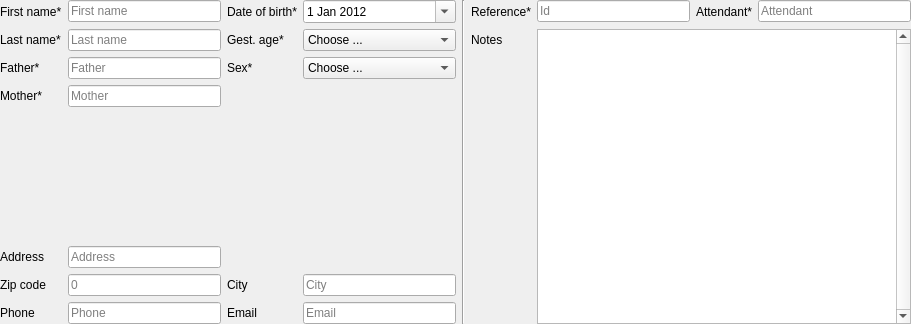
<?xml version="1.0" encoding="UTF-8"?>
<ui version="4.0">
 <class>CTWizardLayout</class>
 <widget class="QWidget" name="CTWizardLayout">
  <property name="geometry">
   <rect>
    <x>0</x>
    <y>0</y>
    <width>911</width>
    <height>324</height>
   </rect>
  </property>
  <property name="windowTitle">
   <string>Form</string>
  </property>
  <layout class="QVBoxLayout" name="verticalLayout">
   <property name="margin">
    <number>0</number>
   </property>
   <item>
    <layout class="QGridLayout" name="gridLayout">
     <item row="3" column="1">
      <widget class="QLineEdit" name="qleParent_2">
       <property name="placeholderText">
        <string>Mother</string>
       </property>
      </widget>
     </item>
     <item row="2" column="1">
      <widget class="QLineEdit" name="qleParent_1">
       <property name="placeholderText">
        <string>Father</string>
       </property>
      </widget>
     </item>
     <item row="0" column="4" rowspan="8">
      <widget class="Line" name="line">
       <property name="orientation">
        <enum>Qt::Vertical</enum>
       </property>
      </widget>
     </item>
     <item row="7" column="1">
      <widget class="QLineEdit" name="qlePhone">
       <property name="placeholderText">
        <string>Phone</string>
       </property>
      </widget>
     </item>
     <item row="1" column="5">
      <widget class="QLabel" name="qlbNotes">
       <property name="text">
        <string>Notes</string>
       </property>
      </widget>
     </item>
     <item row="5" column="1">
      <widget class="QLineEdit" name="qleAddress">
       <property name="placeholderText">
        <string>Address</string>
       </property>
      </widget>
     </item>
     <item row="5" column="0">
      <widget class="QLabel" name="qlbAddress">
       <property name="text">
        <string>Address</string>
       </property>
      </widget>
     </item>
     <item row="4" column="0">
      <spacer name="verticalSpacer">
       <property name="orientation">
        <enum>Qt::Vertical</enum>
       </property>
       <property name="sizeType">
        <enum>QSizePolicy::Fixed</enum>
       </property>
       <property name="sizeHint" stdset="0">
        <size>
         <width>20</width>
         <height>10</height>
        </size>
       </property>
      </spacer>
     </item>
     <item row="7" column="3">
      <widget class="QLineEdit" name="qleEmail">
       <property name="placeholderText">
        <string>Email</string>
       </property>
      </widget>
     </item>
     <item row="0" column="7">
      <widget class="QLabel" name="qlbAttendant">
       <property name="text">
        <string>Attendant*</string>
       </property>
      </widget>
     </item>
     <item row="1" column="0">
      <widget class="QLabel" name="qlbLastname">
       <property name="text">
        <string>Last name*</string>
       </property>
      </widget>
     </item>
     <item row="0" column="5">
      <widget class="QLabel" name="qlbReference">
       <property name="toolTip">
        <string>Please insert a unique reference number for each patient.</string>
       </property>
       <property name="text">
        <string>Reference*</string>
       </property>
      </widget>
     </item>
     <item row="3" column="0">
      <widget class="QLabel" name="qlbParent2">
       <property name="text">
        <string>Mother*</string>
       </property>
      </widget>
     </item>
     <item row="2" column="3">
      <widget class="QComboBox" name="qcbSex">
       <item>
        <property name="text">
         <string>Choose ...</string>
        </property>
       </item>
       <item>
        <property name="text">
         <string>Male</string>
        </property>
       </item>
       <item>
        <property name="text">
         <string>Female</string>
        </property>
       </item>
      </widget>
     </item>
     <item row="0" column="0">
      <widget class="QLabel" name="qlbFirstname">
       <property name="text">
        <string>First name*</string>
       </property>
      </widget>
     </item>
     <item row="0" column="2">
      <widget class="QLabel" name="qlbDateofbirth">
       <property name="text">
        <string>Date of birth*</string>
       </property>
      </widget>
     </item>
     <item row="7" column="0">
      <widget class="QLabel" name="qlbPHone">
       <property name="text">
        <string>Phone</string>
       </property>
      </widget>
     </item>
     <item row="6" column="1">
      <widget class="QLineEdit" name="qleZip_code">
       <property name="placeholderText">
        <string>0</string>
       </property>
      </widget>
     </item>
     <item row="0" column="1">
      <widget class="QLineEdit" name="qleFirstname">
       <property name="sizePolicy">
        <sizepolicy hsizetype="MinimumExpanding" vsizetype="Fixed">
         <horstretch>0</horstretch>
         <verstretch>0</verstretch>
        </sizepolicy>
       </property>
       <property name="placeholderText">
        <string>First name</string>
       </property>
      </widget>
     </item>
     <item row="6" column="3">
      <widget class="QLineEdit" name="qleCity">
       <property name="placeholderText">
        <string>City</string>
       </property>
      </widget>
     </item>
     <item row="1" column="3">
      <widget class="QComboBox" name="qcbGest_age">
       <item>
        <property name="text">
         <string>Choose ...</string>
        </property>
       </item>
       <item>
        <property name="text">
         <string>30th week</string>
        </property>
       </item>
       <item>
        <property name="text">
         <string>31st week</string>
        </property>
       </item>
       <item>
        <property name="text">
         <string>32nd week</string>
        </property>
       </item>
       <item>
        <property name="text">
         <string>33rd week</string>
        </property>
       </item>
       <item>
        <property name="text">
         <string>34th week</string>
        </property>
       </item>
       <item>
        <property name="text">
         <string>35th week</string>
        </property>
       </item>
       <item>
        <property name="text">
         <string>36th week</string>
        </property>
       </item>
       <item>
        <property name="text">
         <string>37th week</string>
        </property>
       </item>
       <item>
        <property name="text">
         <string>38th week</string>
        </property>
       </item>
       <item>
        <property name="text">
         <string>39th week</string>
        </property>
       </item>
       <item>
        <property name="text">
         <string>40th week</string>
        </property>
       </item>
       <item>
        <property name="text">
         <string>41st week</string>
        </property>
       </item>
       <item>
        <property name="text">
         <string>42nd week</string>
        </property>
       </item>
       <item>
        <property name="text">
         <string>43rd week</string>
        </property>
       </item>
       <item>
        <property name="text">
         <string>44th week</string>
        </property>
       </item>
      </widget>
     </item>
     <item row="7" column="2">
      <widget class="QLabel" name="qlbEmail">
       <property name="text">
        <string>Email</string>
       </property>
      </widget>
     </item>
     <item row="2" column="2">
      <widget class="QLabel" name="qlbSex">
       <property name="text">
        <string>Sex*</string>
       </property>
      </widget>
     </item>
     <item row="1" column="2">
      <widget class="QLabel" name="qlbGestage">
       <property name="text">
        <string>Gest. age*</string>
       </property>
      </widget>
     </item>
     <item row="0" column="6">
      <widget class="QLineEdit" name="qleRef_key">
       <property name="placeholderText">
        <string>Id</string>
       </property>
      </widget>
     </item>
     <item row="2" column="0">
      <widget class="QLabel" name="qlbParent1">
       <property name="text">
        <string>Father*</string>
       </property>
      </widget>
     </item>
     <item row="1" column="6" rowspan="7" colspan="3">
      <widget class="QTextEdit" name="qteNotes">
       <property name="verticalScrollBarPolicy">
        <enum>Qt::ScrollBarAlwaysOn</enum>
       </property>
      </widget>
     </item>
     <item row="1" column="1">
      <widget class="QLineEdit" name="qleLastname">
       <property name="placeholderText">
        <string>Last name</string>
       </property>
      </widget>
     </item>
     <item row="6" column="0">
      <widget class="QLabel" name="qlbZipcode">
       <property name="text">
        <string>Zip code</string>
       </property>
      </widget>
     </item>
     <item row="6" column="2">
      <widget class="QLabel" name="qlbCity">
       <property name="text">
        <string>City</string>
       </property>
      </widget>
     </item>
     <item row="0" column="8">
      <widget class="QLineEdit" name="qleAttendant">
       <property name="placeholderText">
        <string>Attendant</string>
       </property>
      </widget>
     </item>
     <item row="0" column="3">
      <widget class="QDateEdit" name="qdeDate_of_birth">
       <property name="date">
        <date>
         <year>2012</year>
         <month>1</month>
         <day>1</day>
        </date>
       </property>
       <property name="calendarPopup">
        <bool>true</bool>
       </property>
      </widget>
     </item>
    </layout>
   </item>
  </layout>
 </widget>
 <resources/>
 <connections/>
</ui>
